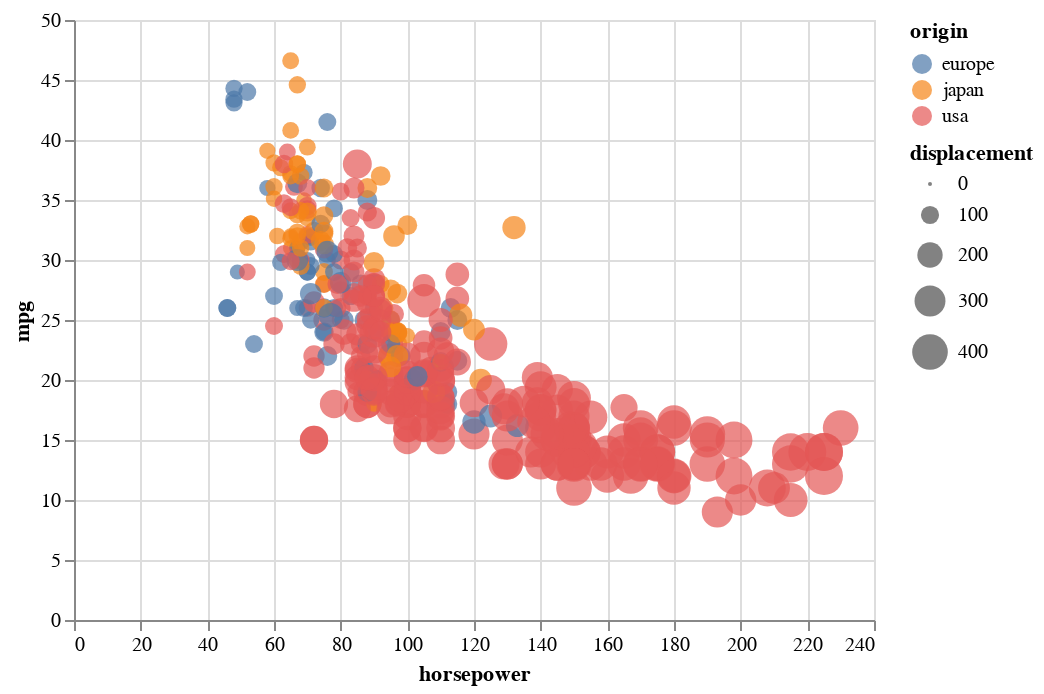

The notebook cell this image was saved under:
### Code cell
alt.Chart(df).mark_point(filled=True).encode(
    x='horsepower',
    y='mpg',
    size='displacement',
    color='origin'
)

### Figure 1 — Vega-Lite specification as saved in the notebook (floating-point values rounded to 4 significant figures; data arrays with more than 128 entries replaced by an {"elided": "..."} marker saying what was removed)
{"config": {"view": {"continuousWidth": 400, "continuousHeight": 300}}, "data": {"name": "data-f1198cc0481ad698d7dc4699e0a3efa7"}, "mark": {"type": "point", "filled": true}, "encoding": {"color": {"field": "origin", "type": "nominal"}, "size": {"field": "displacement", "type": "quantitative"}, "x": {"field": "horsepower", "type": "quantitative"}, "y": {"field": "mpg", "type": "quantitative"}}, "$schema": "https://vega.github.io/schema/vega-lite/v4.17.0.json", "datasets": {"data-f1198cc0481ad698d7dc4699e0a3efa7": {"elided": "398 records"}}}
